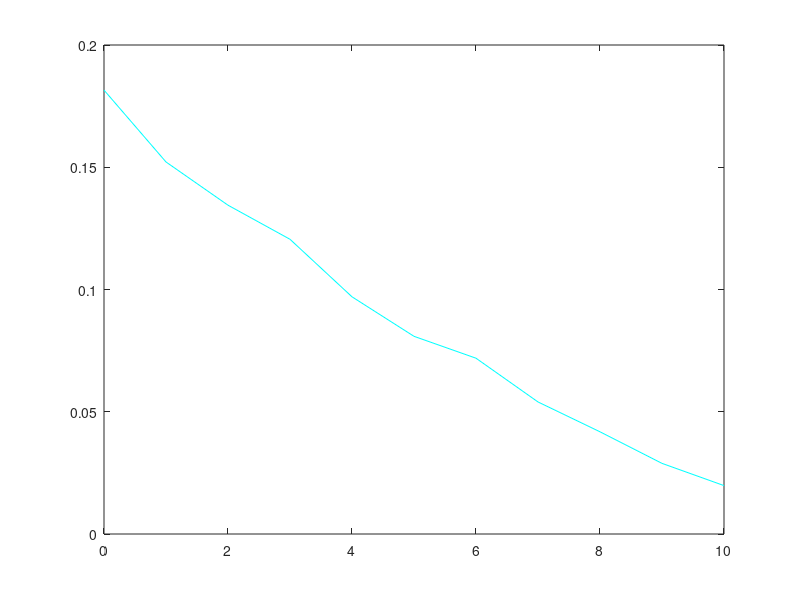

MATLAB code to generate this figure:
ENR=0;                          %initially value of Eb/No
while (ENR<=10)                  %plot for 9 values of ENR
symbol_error=0;
symbol=0;
bits=0;                         %count of bits for which error is 500
error=0;                        %count of errors till they reaches 500
while (error<1000)               %500 errors before calculting BER
    x=rand(1, 4);               %4 input bits uniformly generated
    x=round(x);                 %T is to be mapped and transmitted
    
    if x==[0 0 0 0]
        T=1;
    end
    if x==[0 0 0 1]
        T=1*exp(1j*(pi/8));
    end
    if x==[0 0 1 1]
        T=1*exp(1j*(2*pi/8));
    end
    if x==[0 0 1 0]
        T=1*exp(1j*(3*pi/8));
    end
    
    if x==[0 1 1 0]
        T=1*exp(1j*(4*pi/8));
    end
    
    if x==[0 1 0 0]
        T=1*exp(1j*(5*pi/8));
    end
    
    if x==[0 1 0 1]
        T=1*exp(1j*(6*pi/8));
    end
    if x==[0 1 1 1]
        T=1*exp(1j*(7*pi/8));
    end
    if x==[1 1 1 1]
        T=1*exp(1j*(8*pi/8));
    end
    
    if x==[1 1 1 0]
        T=1*exp(1j*(9*pi/8));
    end
    
    if x==[1 1 0 0]
        T=1*exp(1j*(10*pi/8));
    end
    
    if x==[1 1 0 1]
        T=1*exp(1j*(11*pi/8));
    end
    if x==[1 0 0 1]
        T=1*exp(1j*(12*pi/8));
    end
    if x==[1 0 1 1]
        T=1*exp(1j*(13*pi/8));
    end
    if x==[1 0 1 0]
        T=1*exp(1j*(14*pi/8));
    end
    if x==[1 0 0 0]
        T=1*exp(1j*(15*pi/8));
    end
     
    Std=(sqrt(0.125))/sqrt(10^(ENR/10));    %Std of AWGN
    N=Std.*randn(1, 1); %4 sample of Gaussian Noise with mean=0 and Std
    M=Std.*randn(1, 1);
    R=T+N+M*1j;                  %Received bits with effect of noise
    t=angle(R);  
        if(abs(t)<pi/16)
            r=[0 0 0 0];
        end
        if(t>pi/16 && t<3*pi/16)
            r=[0 0 0 1];
        end
        if(t>3*pi/16 && t<5*pi/16)
            r=[0 0 1 1];
        end
        if(t>5*pi/16 && t<7*pi/16)
            r=[0 0 1 0];
        end
        if(t>7*pi/16 && t<9*pi/16)
            r=[0 1 1 0];
        end
        if(t>9*pi/16 && t<11*pi/16)
            r=[0 1 0 0];
        end
        if(t>11*pi/16 && t<13*pi/16)
            r=[0 1 0 1];
        end
        if(t>13*pi/16 && t<15*pi/16)
            r=[0 1 1 1];
        end
        if(abs(t)>15*pi/16)
            r=[1 1 1 1];
        end
        if(t>-15*pi/16 && t<-13*pi/16)
            r=[1 1 1 0];
        end
        
        if(t>-13*pi/16 && t<-11*pi/16)
            r=[1 1 0 0];
        end
        if(t>-11*pi/16 && t<-9*pi/16)
            r=[1 1 0 1];
        end
        
        if(t>-9*pi/16 && t<-7*pi/16)
            r=[1 0 0 1];
        end
        if(t>-7*pi/16 && t<-5*pi/16)
            r=[1 0 1 1];
        end
        if(t>-5*pi/16 && t<-3*pi/16)
            r=[1 0 1 0];
        end
        if(t>-3*pi/16 && t<-pi/16)
            r=[1 0 0 0];
        end
        
    bits=bits+4;        %Count the bits transmitted just now
    symbol=symbol+1;
    E=mod(r+x, 2);      %Error between input and received bits
    if(sum(E)~=0)
        symbol_error=symbol_error+1;
    end
    error=error+sum(E); %Count any error found
end
BER(ENR+1)=1000/bits;    %Calculation of BER
SER(ENR+1)=symbol_error/symbol;
ENR=ENR+1;              %ENR increased by 1 for calculation of next BER
end
ENR=0:10;         %range of ENR at which BER is found
hold off

plot(ENR, BER, 'c')   %plot of BER Vs ENR with default blue color

